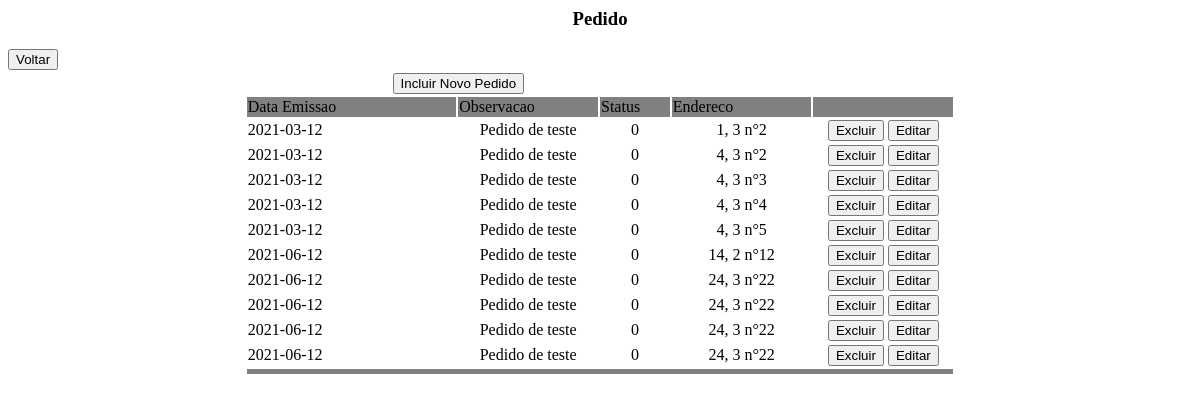
Before: /listar_pedido.php with the older database file.
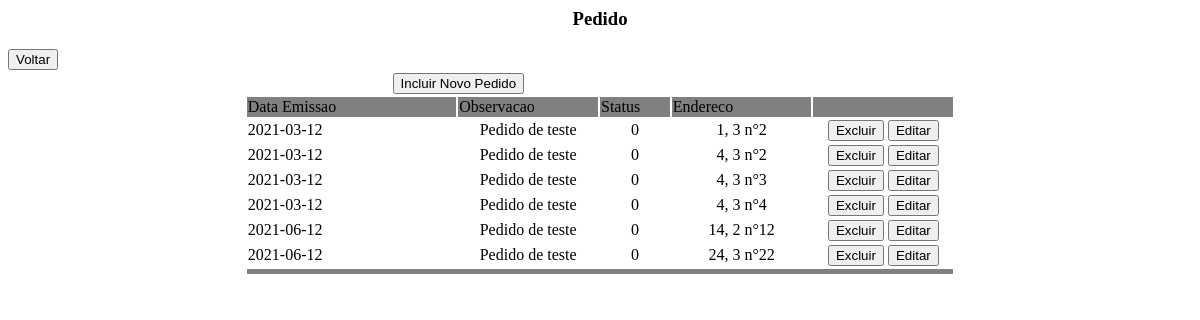
After: the same page with the newer database file.
### tables this page shows
CREATE TABLE Pedido (
	idPedido			INT				NOT NULL AUTO_INCREMENT,
    observacao			VARCHAR(256)	NULL,
    data_emissao		DATE			NOT NULL,
    status_pagamento	TINYINT			NOT NULL,
    logradouro_entrega	VARCHAR(50)		NOT NULL,
    cep_entrega			VARCHAR(8)		NOT NULL,
    numero_entrega		INT 			NOT NULL,
    bairro_entrega		VARCHAR(30)		NOT NULL,
    data_entrega		DATE			NOT NULL,
    idFilial			INT				NOT NULL,
    idEntregador		INT				NOT NULL,
    idComprador			INT				NOT NULL,
    CONSTRAINT pk_pedido PRIMARY KEY (idPedido)
);

### listar_pedido.php (the view, shortened to what this page needs)
<html>
<head>
</head>
<body>
    <center>
        <h3>Pedido</h3>
    </center>
    <form name="form1" method="POST" action="form_incluir_pedido.php">
        <input type="button" value="Voltar" onclick="location.href='index.php'">
        <table border="0" align="center" width="60%">
            <?php
            include("./config.php");
            $con = mysqli_connect($host, $login, $senha, $bd);
            $sql = "SELECT * FROM pedido ORDER BY data_emissao";
            $tabela = mysqli_query($con, $sql);
            if (mysqli_num_rows($tabela) == 0) {
            ?>
                <tr>
                    <td align="center">Nao ha nenhum pedido cadastrado.</td>
                </tr>
                <tr>
                    <td align="center"><input type="submit" value="Incluir Pedido"></td>
                </tr>
            <?php
            } else {
            ?>
                <tr>
                    <td colspan="3" align="center"><input type="submit" value="Incluir Novo Pedido"></td>
                </tr>
                <tr bgcolor="grey">
                    <td width="30%">Data Emissao</td>
                    <td width="20%">Observacao</td>
                    <td width="10%">Status</td>
                    <td width="20%">Endereco</td>
                    <td width="30%"></td>
                </tr>
                <?php
                while ($dados = mysqli_fetch_row($tabela)) {
                ?>
                    <tr>
                        <td><?php echo $dados[2]; ?></td>
                        <td align="center"><?php echo $dados[1]; ?></td>
                        <td align="center"><?php echo $dados[3]; ?></td>
                        <td align="center"><?php echo $dados[10] . ", " . $dados[9] . " n°" . $dados[11]; ?></td>
                        <td align="center">
                            <input type="button" value="Excluir" onclick="location.href='excluir_pedido.php?idPedido=<?php echo $dados[0]; ?>'">
                            <input type="button" value="Editar" onclick="location.href='form_incluir_pedido.php?idPedido=<?php echo $dados[0]; ?>'">
                        </td>
                    </tr>
                <?php
                }
                ?>
                <tr bgcolor="grey">
                    <td colspan="5" height="5"></td>
                </tr>
            <?php
            }
            ?>
        </table>
    </form>
</body>
</html>

Changed rows visible on the page:
removed pedido: data_emissao "2021-03-12", observacao "Pedido de teste", status_pagamento "0", idEntregador "4", idFilial "3", idComprador "5"
removed pedido: data_emissao "2021-06-12", observacao "Pedido de teste", status_pagamento "0", idEntregador "24", idFilial "3", idComprador "22"
removed pedido: data_emissao "2021-06-12", observacao "Pedido de teste", status_pagamento "0", idEntregador "24", idFilial "3", idComprador "22"
removed pedido: data_emissao "2021-06-12", observacao "Pedido de teste", status_pagamento "0", idEntregador "24", idFilial "3", idComprador "22"
